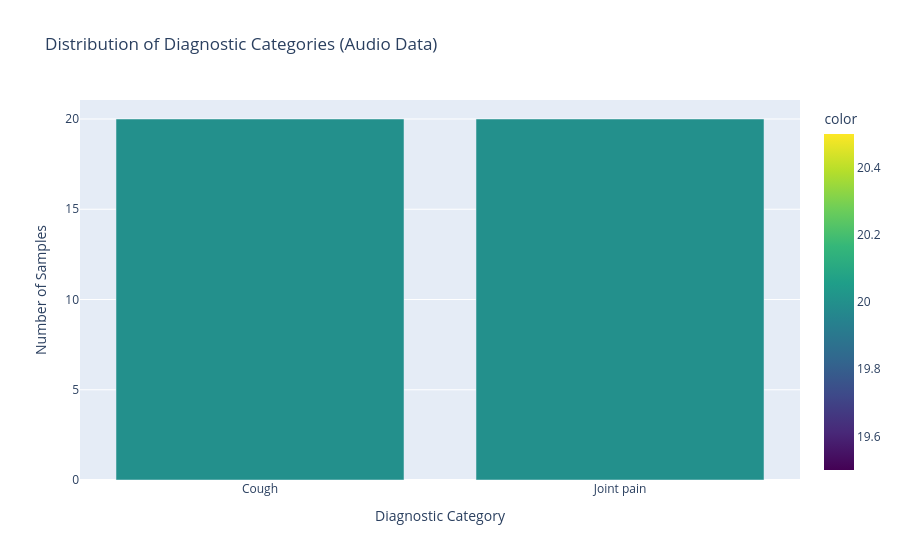
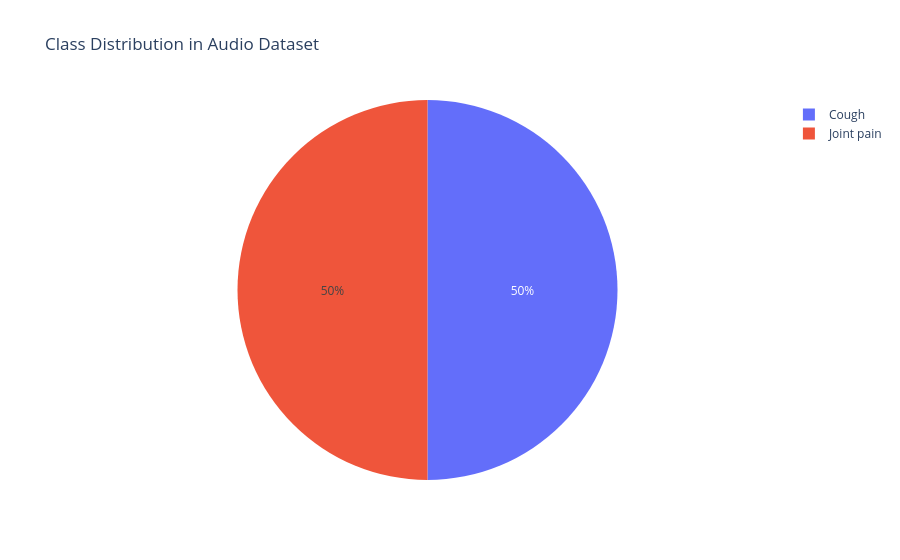

These figures' notebook cell, in order:
### Markdown cell above
### 2.2 Audio Classification Data Visualization

**Purpose:** Visualize the class distribution and audio characteristics to gain a better understanding of our dataset.

### Code cell
# Filter dataset to only include existing audio files for accurate visualization
def check_audio_file_exists(filename):
    """Check if audio file exists in any of the subdirectories"""
    # Search through all possible subdirectories where audio files might be stored
    for subdir in ['test', 'train', 'validate']:  # Common ML dataset directory structure
        full_path = os.path.join(audio_base_path, subdir, filename)  # Construct complete file path
        if os.path.exists(full_path):  # Check if file exists at constructed path
            return True  # Return True if file found in any subdirectory
    return False  # Return False if file not found in any subdirectory

# Create filtered dataset containing only files that actually exist on disk
df_clean = df[df['file_name'].apply(check_audio_file_exists)].copy()  # Apply file existence filter and create copy
print(f"Dataset after filtering for existing files: {df_clean.shape}")  # Report size after filtering

# Visualize class distribution using 'prompt' column as the target variable
class_distribution_clean = df_clean['prompt'].value_counts()  # Count occurrences of each diagnostic category

# Create interactive bar chart for diagnostic category distribution
fig = px.bar(x=class_distribution_clean.index, y=class_distribution_clean.values,  # Set x and y data
             title='Distribution of Diagnostic Categories (Audio Data)',  # Set descriptive title
             labels={'x': 'Diagnostic Category', 'y': 'Number of Samples'},  # Set axis labels
             color=class_distribution_clean.values, color_continuous_scale='viridis')  # Apply color scale
fig.update_layout(xaxis={'categoryorder':'total descending'})  # Sort categories by frequency (descending)
fig.show()  # Display interactive bar chart

# Create a pie chart for class distribution to show proportional representation
fig_pie = px.pie(values=class_distribution_clean.values, names=class_distribution_clean.index,  # Set pie chart data
                 title='Class Distribution in Audio Dataset')  # Set descriptive title for pie chart
fig_pie.show()  # Display interactive pie chart for proportional view

### Figure 1 — Plotly figure (JSON) as saved in the notebook; plotly's stock layout.template omitted (floating-point values rounded to 4 significant figures)
{"data": [{"alignmentgroup": "True", "hovertemplate": "Diagnostic Category=%{x}<br>Number of Samples=%{y}<br>color=%{marker.color}<extra></extra>", "legendgroup": "", "marker": {"color": [20, 20], "coloraxis": "coloraxis", "pattern": {"shape": ""}}, "name": "", "offsetgroup": "", "orientation": "v", "showlegend": false, "textposition": "auto", "type": "bar", "x": ["Cough", "Joint pain"], "xaxis": "x", "y": [20, 20], "yaxis": "y"}], "layout": {"barmode": "relative", "coloraxis": {"colorbar": {"title": {"text": "color"}}, "colorscale": [[0, "#440154"], [0.1111, "#482878"], [0.2222, "#3e4989"], [0.3333, "#31688e"], [0.4444, "#26828e"], [0.5556, "#1f9e89"], [0.6667, "#35b779"], [0.7778, "#6ece58"], [0.8889, "#b5de2b"], [1, "#fde725"]]}, "legend": {"tracegroupgap": 0}, "title": {"text": "Distribution of Diagnostic Categories (Audio Data)"}, "xaxis": {"anchor": "y", "categoryorder": "total descending", "domain": [0, 1], "title": {"text": "Diagnostic Category"}}, "yaxis": {"anchor": "x", "domain": [0, 1], "title": {"text": "Number of Samples"}}}}

### Figure 2 — Plotly figure (JSON) as saved in the notebook; plotly's stock layout.template omitted (floating-point values rounded to 4 significant figures)
{"data": [{"domain": {"x": [0, 1], "y": [0, 1]}, "hovertemplate": "label=%{label}<br>value=%{value}<extra></extra>", "labels": ["Cough", "Joint pain"], "legendgroup": "", "name": "", "showlegend": true, "type": "pie", "values": [20, 20]}], "layout": {"legend": {"tracegroupgap": 0}, "title": {"text": "Class Distribution in Audio Dataset"}}}
